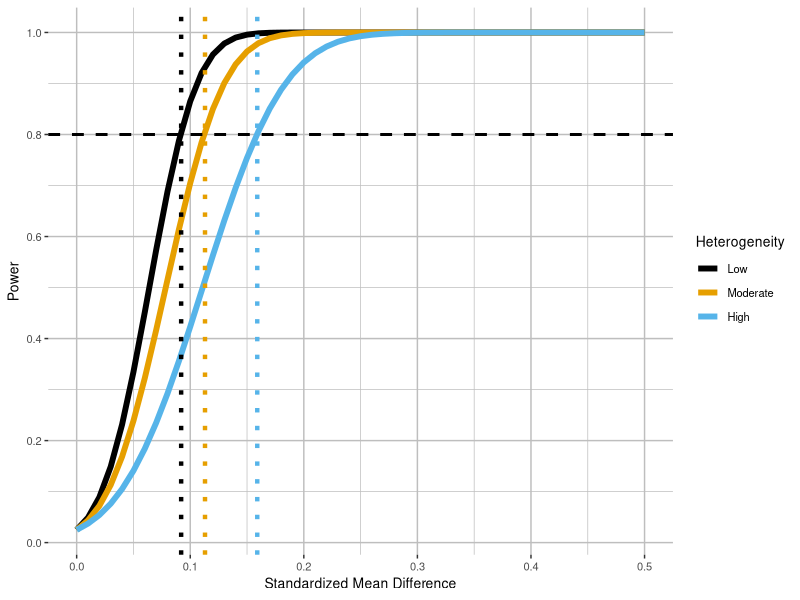

Recreate this plot in R.
###########Meta-Analysis Power Analysis###############
#####Charlie Ebersole#####

#To calculate power, we will be using the following function

#Power for meta-analysis from https://osf.io/mbv9s/

es <- 0.1 # Enter your summary effect size
as <- 50  # Average per number per group
mk <- 10  # Number of effect sizes
hg <- 1   # Heterogeniety (".33" for small, "1" for moderate, & "3" for large)

eq1 <- ((as+as)/((as)*(as))) + ((es^2)/(2*(as+as)))
eq2 <- hg*(eq1)
eq3 <- eq2+eq1
eq4 <- eq3/mk
eq5 <- (es/sqrt(eq4))
Power <- (1-pnorm(1.96-eq5)) # Two-tailed
Power

########Calculating power using different effect size benchmarks######
EffectSizes<-seq(0,.5, by = .01) #hypothetical effect sizes, in standardized mean differences

es <- EffectSizes # Enter your summary effect size
as <- 100  # Average per number per group (treatment vs. control)
mk <- 25  # Number of effect sizes
hg <- .33   # Heterogeniety (".33" for small, "1" for moderate, & "3" for large)

eq1 <- ((as+as)/((as)*(as))) + ((es^2)/(2*(as+as)))
eq2 <- hg*(eq1)
eq3 <- eq2+eq1
eq4 <- eq3/mk
eq5 <- (es/sqrt(eq4))
PowerLow <- (1-pnorm(1.96-eq5)) # Two-tailed

es <- EffectSizes # Enter your summary effect size
as <- 100  # Average per number per group (treatment vs. control)
mk <- 25  # Number of effect sizes
hg <- 1   # Heterogeniety (".33" for small, "1" for moderate, & "3" for large)

eq1 <- ((as+as)/((as)*(as))) + ((es^2)/(2*(as+as)))
eq2 <- hg*(eq1)
eq3 <- eq2+eq1
eq4 <- eq3/mk
eq5 <- (es/sqrt(eq4))
PowerModerate <- (1-pnorm(1.96-eq5)) # Two-tailed


es <- EffectSizes # Enter your summary effect size
as <- 100  # Average per number per group (treatment vs. control)
mk <- 25  # Number of effect sizes
hg <- 3   # Heterogeniety (".33" for small, "1" for moderate, & "3" for large)

eq1 <- ((as+as)/((as)*(as))) + ((es^2)/(2*(as+as)))
eq2 <- hg*(eq1)
eq3 <- eq2+eq1
eq4 <- eq3/mk
eq5 <- (es/sqrt(eq4))
PowerHigh <- (1-pnorm(1.96-eq5)) # Two-tailed


###Recording power estimates at different heterogeneity levels###
Low<-PowerLow
Moderate<-PowerModerate
High<-PowerHigh

###Creating power figure###

PowerData<-as.data.frame(cbind(EffectSizes,Low,Moderate,High))
PowerData

require(reshape2)
PowerDataLong<-melt(PowerData,id.vars=c("EffectSizes"),measure.vars=c("Low","Moderate","High"))
str(PowerDataLong)
colnames(PowerDataLong)[colnames(PowerDataLong)=="variable"] <- "Heterogeneity"

require(ggplot2)

cbbPalette <- c("#000000", "#E69F00", "#56B4E9", "#009E73", "#F0E442", "#0072B2", "#D55E00", "#CC79A7")

p = ggplot() + 
  geom_line(data = PowerDataLong, aes(x = EffectSizes, y = value, colour = Heterogeneity), size = 2) +
  geom_point() +
  theme(text = element_text(size=10)) +
  theme(panel.background = element_rect(fill = "White")) +
  theme(panel.grid = element_line(colour = "Gray")) +
  xlab('Standardized Mean Difference') +
  ylab('Power') +
  scale_y_continuous(breaks = c(0,.2,.4,.6,.8,1))+
  scale_fill_manual(values=cbbPalette) +
  scale_colour_manual(values=cbbPalette)+
  geom_hline(yintercept = .8, linetype = "dashed", size = 1) +
  geom_vline(xintercept = 0.092, linetype = "dotted", size = 1.5, colour = "#000000") +
  geom_vline(xintercept = 0.113, linetype = "dotted", size = 1.5, colour = "#E69F00") +
  geom_vline(xintercept = 0.159, linetype = "dotted", size = 1.5, colour = "#56B4E9") 
print(p)

####calculating needed effect size for a particular level of power####
es <- seq(0, 1, by = .001) # creates a vector of possible effect sizes to test
as <- 100  # Average per number per group
mk <- 25  # Number of effect sizes
hg <- .33   # Heterogeniety (".33" for small, "1" for moderate, & "3" for large)
desired <- .8 # Target level of power

for(i in 1:length(es)){
eq1 <- ((as+as)/((as)*(as))) + ((es[i]^2)/(2*(as+as)))
eq2 <- hg*(eq1)
eq3 <- eq2+eq1
eq4 <- eq3/mk
eq5 <- (es[i]/sqrt(eq4))
Power <- (1-pnorm(1.96-eq5)) # Two-tailed
print(es[i])
if(Power >= desired){
  break
}
}
